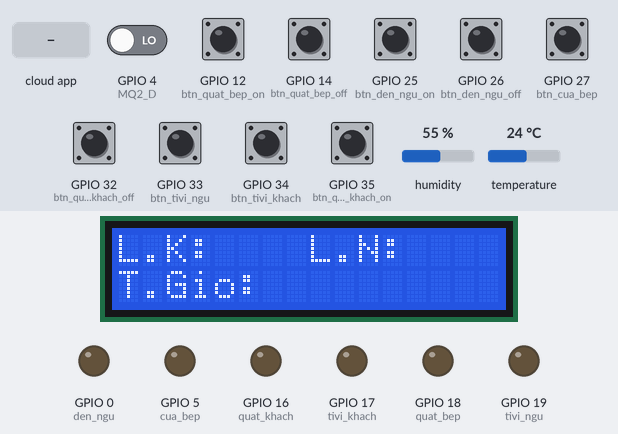
Simulated run of this sketch. Board: ESP32. Shown: 16×2 character LCD, output pins drawn as LEDs (lit = HIGH). The test bench sets the inputs (shaded band); at power-on: GPIO 4 (MQ2_D), GPIO 12 (btn_quat_bep_on), GPIO 14 (btn_quat_bep_off), GPIO 25 (btn_den_ngu_on), GPIO 26 (btn_den_ngu_off), GPIO 27 (btn_cua_bep), GPIO 32 (btn_quat_khach_off), GPIO 33 (btn_tivi_ngu), GPIO 34 (btn_tivi_khach), GPIO 35 (btn_quat_khach_on) LOW, humidity 55 %, temperature 24 °C. WiFi joins after 1.5 s; servers stay silent unless stated; the Firebase database answers and starts empty; what the sketch prints to the serial monitor is not drawn.

Above: at 2.7 s.
2.8 s: the phone or cloud app sets Quat to 1
At 7.0 s:
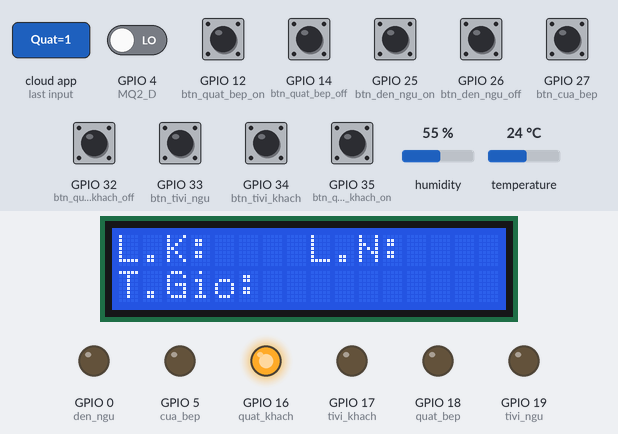
8.2 s: the phone or cloud app sets TiVi to 1
At 12.7 s:
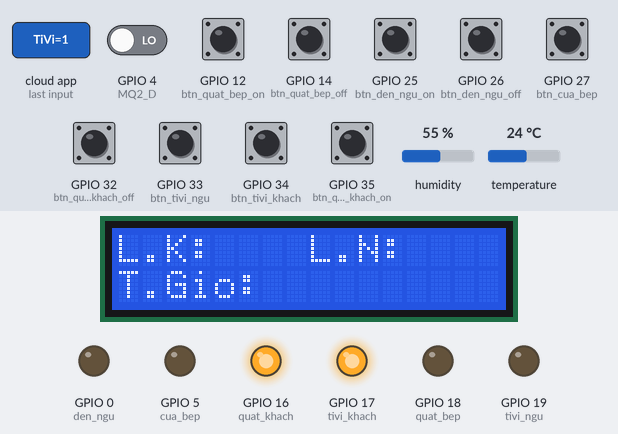
13.4 s: GPIO 12 (btn_quat_bep_on) pulled HIGH for 0.15 s
At 18.5 s:
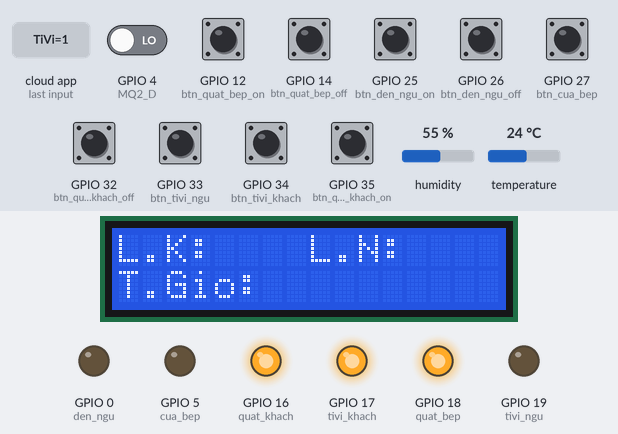
18.8 s: GPIO 25 (btn_den_ngu_on) pulled HIGH for 0.15 s
At 22.4 s:
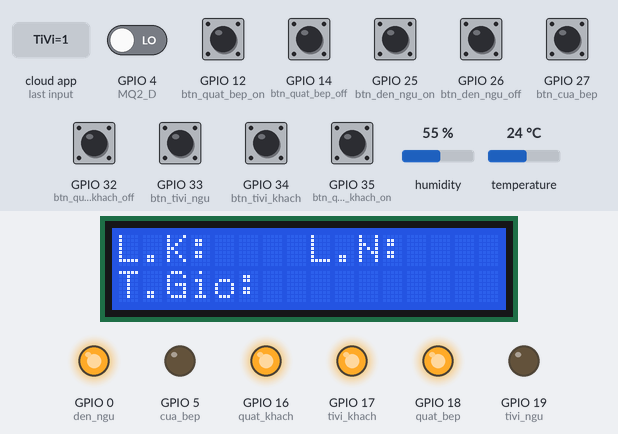
23.5 s: GPIO 27 (btn_cua_bep) pulled HIGH for 0.15 s
At 28.4 s:
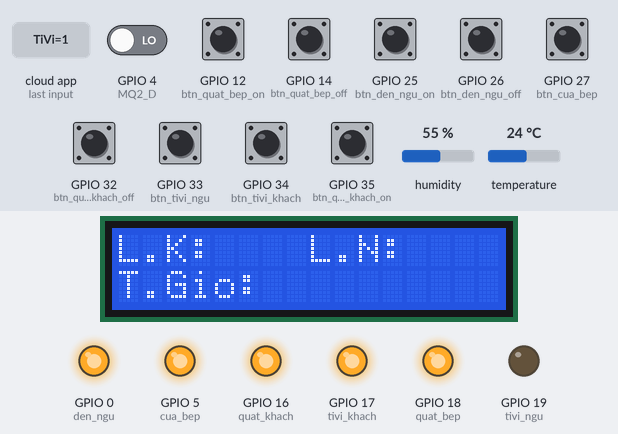
29.0 s: GPIO 32 (btn_quat_khach_off) pulled HIGH for 0.15 s
At 32.2 s:
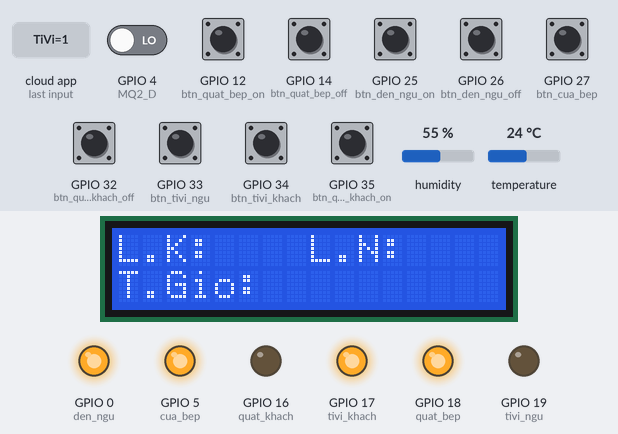
Timing chart, 0 to 33.7 s (numbered marks = the images above; inputs shaded):
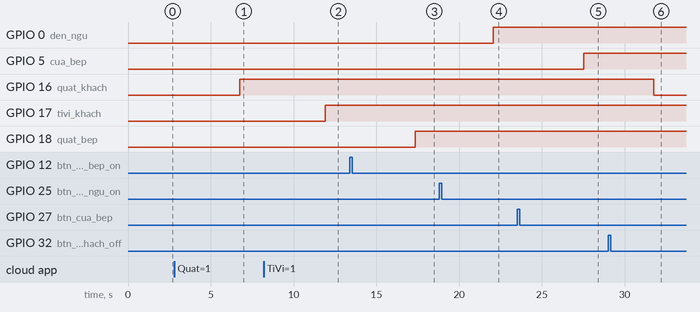

The sketch:

TT_IoTs.ino
```cpp
#define tivi_khach 17
#define quat_khach 16
#define btn_tivi_khach 34
#define btn_quat_khach_on 35
#define btn_quat_khach_off 32

#define den_ngu 0
#define tivi_ngu 19
#define btn_tivi_ngu 33
#define btn_den_ngu_on 25
#define btn_den_ngu_off 26

#define quat_bep 18
#define cua_bep 5
#define btn_cua_bep 27
#define btn_quat_bep_on 12
#define btn_quat_bep_off 14


#include <Arduino.h>
#include <DHT.h>
#include <WiFi.h>
#include <FirebaseESP32.h>
#include <addons/TokenHelper.h>
#include <addons/RTDBHelper.h>

#include <Wire.h>
#include <LiquidCrystal_I2C.h>
LiquidCrystal_I2C lcd(0X27, 16, 2);

// Define for MQ2
#define MQ2_D 4

// Define for DHT11 module
#define DHTPIN 23
DHT dht(DHTPIN, DHT11);  // chọn chân 23 cho cảm biến DHT11

// #define WIFI_SSID "eoh.io"
// #define WIFI_PASSWORD "Eoh@2020"
#define WIFI_SSID "Bong Bi"
#define WIFI_PASSWORD "khongbietmatkhau123"

/* Define the RTDB URL */
#define DATABASE_URL "tt-coso-ungdung-iots-default-rtdb.firebaseio.com"
FirebaseData fbdo;
FirebaseAuth auth;
FirebaseConfig config;
unsigned long sendDataPrevMillis = 0;


void setup() {
  Serial.begin(115200);
  dht.begin();

  // Configure for LCD_I2C
  Wire.begin(21, 22);
  lcd.init();
  lcd.backlight();

  lcd.setCursor(0, 0);
  lcd.print("L.K:");
  lcd.setCursor(8, 0);
  lcd.print("L.N:");
  lcd.setCursor(0, 1);
  lcd.print("T.Gio:");

  // Connect wifi.....................
  WiFi.begin(WIFI_SSID, WIFI_PASSWORD);
  Serial.print("Connecting to Wi-Fi");
  while (WiFi.status() != WL_CONNECTED) {
    Serial.print(".");
    delay(300);
  }
  Serial.println();
  Serial.print("Connected with IP: ");
  Serial.println(WiFi.localIP());
  Serial.println();

  Serial.printf("Firebase Client v%s\n\n", FIREBASE_CLIENT_VERSION);
  config.database_url = DATABASE_URL;
  config.signer.test_mode = true;
  Firebase.reconnectNetwork(true);
  Firebase.begin(&config, &auth);
  Firebase.setDoubleDigits(5);

  pinMode(tivi_khach, OUTPUT);
  pinMode(quat_khach, OUTPUT);
  pinMode(btn_tivi_khach, INPUT);
  pinMode(btn_quat_khach_on, INPUT);
  pinMode(btn_quat_khach_off, INPUT);

  pinMode(den_ngu, OUTPUT);
  pinMode(tivi_ngu, OUTPUT);
  pinMode(btn_tivi_ngu, INPUT);
  pinMode(btn_den_ngu_on, INPUT);
  pinMode(btn_den_ngu_off, INPUT);

  pinMode(quat_bep, OUTPUT);
  pinMode(cua_bep, OUTPUT);
  pinMode(btn_cua_bep, INPUT);
  pinMode(btn_quat_bep_on, INPUT);
  pinMode(btn_quat_bep_off, INPUT);

  pinMode(MQ2_D, INPUT);
}

void loop() {

  int khiGas = digitalRead(MQ2_D);
  float humi = dht.readHumidity();     // Get humidity value from the DHT11 sensor
  float temp = dht.readTemperature();  // Get temperature value from the DHT11 sensor

  // Nut nhan Tivi phong khach
  if (digitalRead(btn_tivi_khach)) {
    delay(1);
    if (digitalRead(btn_tivi_khach)) {
      Serial.printf("Set bool PhongKhach -> TiVi %s\n", Firebase.setBool(fbdo, F("/PhongKhach/TiVi"), !digitalRead(tivi_khach)) ? "ok" : fbdo.errorReason().c_str());
      while (digitalRead(btn_tivi_khach))
        ;
    }
  }

  // Nut nhan bat quat phong khach
  if (digitalRead(btn_quat_khach_on)) {
    delay(1);
    if (digitalRead(btn_quat_khach_on)) {
      Serial.printf("Set bool PhongKhach -> Quat %s\n", Firebase.setBool(fbdo, F("/PhongKhach/Quat"), 1) ? "ok" : fbdo.errorReason().c_str());
      while (digitalRead(btn_quat_khach_on))
        ;
    }
  }

  // Nut nhan tat quat phong khach
  if (digitalRead(btn_quat_khach_off)) {
    delay(1);
    if (digitalRead(btn_quat_khach_off)) {
      Serial.printf("Set bool PhongKhach -> Quat %s\n", Firebase.setBool(fbdo, F("/PhongKhach/Quat"), 0) ? "ok" : fbdo.errorReason().c_str());
      while (digitalRead(btn_quat_khach_off))
        ;
    }
  }

  // Nut nhan Tivi phong ngu
  if (digitalRead(btn_tivi_ngu)) {
    delay(1);
    if (digitalRead(btn_tivi_ngu)) {
      Serial.printf("Set bool PhongNgu -> TiVi %s\n", Firebase.setBool(fbdo, F("/PhongNgu/TiVi"), !digitalRead(tivi_ngu)) ? "ok" : fbdo.errorReason().c_str());
      while (digitalRead(btn_tivi_ngu))
        ;
    }
  }

  // Nut nhan bat den phong ngu
  if (digitalRead(btn_den_ngu_on)) {
    delay(1);
    if (digitalRead(btn_den_ngu_on)) {
      Serial.printf("Set bool PhongNgu -> Den %s\n", Firebase.setBool(fbdo, F("/PhongNgu/Den"), 1) ? "ok" : fbdo.errorReason().c_str());
      while (digitalRead(btn_den_ngu_on))
        ;
    }
  }

  // Nut nhan tat den phong ngu
  if (digitalRead(btn_den_ngu_off)) {
    delay(1);
    if (digitalRead(btn_den_ngu_off)) {
      Serial.printf("Set bool PhongNgu -> Den %s\n", Firebase.setBool(fbdo, F("/PhongNgu/Den"), 0) ? "ok" : fbdo.errorReason().c_str());
      while (digitalRead(btn_den_ngu_off))
        ;
    }
  }

  //  nut nhan cua phong bep
  if (digitalRead(btn_cua_bep)) {
    delay(1);
    if (digitalRead(btn_cua_bep)) {
      Serial.printf("Set bool NhaBep -> CuaBep %s\n", Firebase.setBool(fbdo, F("/NhaBep/CuaBep"), !digitalRead(cua_bep)) ? "ok" : fbdo.errorReason().c_str());
      while (digitalRead(btn_cua_bep))
        ;
    }
  }

  // Nut nhan bat cua phong bep
  if (digitalRead(btn_quat_bep_on)) {
    delay(1);
    if (digitalRead(btn_quat_bep_on)) {
      Serial.printf("Set bool NhaBep -> Quat %s\n", Firebase.setBool(fbdo, F("/NhaBep/Quat"), 1) ? "ok" : fbdo.errorReason().c_str());
      while (digitalRead(btn_quat_bep_on))
        ;
    }
  }

  // Nut nhan tat cua phong bep
  if (digitalRead(btn_quat_bep_off)) {
    delay(1);
    if (digitalRead(btn_quat_bep_off)) {
      Serial.printf("Set bool NhaBep -> Quat %s\n", Firebase.setBool(fbdo, F("/NhaBep/Quat"), 0) ? "ok" : fbdo.errorReason().c_str());
      while (digitalRead(btn_quat_bep_off))
        ;
    }
  }


  // Gui du lieu len firebase
  if (Firebase.ready() && (millis() - sendDataPrevMillis > 5000 || sendDataPrevMillis == 0)) {
    sendDataPrevMillis = millis();

    // Quat phong khach
    bool firebase_quat_khach;
    Serial.printf("Get bool ref PhongKhach -> Quat: %s\n", Firebase.getBool(fbdo, F("/PhongKhach/Quat"), &firebase_quat_khach) ? firebase_quat_khach ? "ON" : "OFF" : fbdo.errorReason().c_str());
    firebase_quat_khach ? digitalWrite(quat_khach, HIGH) : digitalWrite(quat_khach, LOW);

    //Tivi phong khach
    bool firebase_tivi_khach;
    Serial.printf("Get bool ref PhongKhach -> TiVi: %s\n", Firebase.getBool(fbdo, F("/PhongKhach/TiVi"), &firebase_tivi_khach) ? firebase_tivi_khach ? "ON" : "OFF" : fbdo.errorReason().c_str());
    firebase_tivi_khach ? digitalWrite(tivi_khach, HIGH) : digitalWrite(tivi_khach, LOW);

    // Den phong ngu
    bool firebase_den_ngu;
    Serial.printf("Get bool ref PhongNgu -> Den: %s\n", Firebase.getBool(fbdo, F("/PhongNgu/Den"), &firebase_den_ngu) ? firebase_den_ngu ? "ON" : "OFF" : fbdo.errorReason().c_str());
    firebase_den_ngu ? digitalWrite(den_ngu, HIGH) : digitalWrite(den_ngu, LOW);

    // Tivi phong ngu
    bool firebase_tivi_ngu;
    Serial.printf("Get bool ref PhongNgu -> TiVi: %s\n", Firebase.getBool(fbdo, F("/PhongNgu/TiVi"), &firebase_tivi_ngu) ? firebase_tivi_ngu ? "ON" : "OFF" : fbdo.errorReason().c_str());
    firebase_tivi_ngu ? digitalWrite(tivi_ngu, HIGH) : digitalWrite(tivi_ngu, LOW);

    // Quat nha bep
    bool firebase_quat_bep;
    Serial.printf("Get bool ref NhaBep -> Quat: %s\n", Firebase.getBool(fbdo, F("/NhaBep/Quat"), &firebase_quat_bep) ? firebase_quat_bep ? "ON" : "OFF" : fbdo.errorReason().c_str());
    firebase_quat_bep ? digitalWrite(quat_bep, HIGH) : digitalWrite(quat_bep, LOW);

    // Cua nha bep
    bool firebase_cua_bep;
    Serial.printf("Get bool ref NhaBep -> CuaBep: %s\n", Firebase.getBool(fbdo, F("/NhaBep/CuaBep"), &firebase_cua_bep) ? firebase_cua_bep ? "ON" : "OFF" : fbdo.errorReason().c_str());
    firebase_cua_bep ? digitalWrite(cua_bep, HIGH) : digitalWrite(cua_bep, LOW);


    //Check if any reads failed and exit early (to try again).
    if (isnan(humi) || isnan(temp)) {
      Serial.println(F("Failed to read from DHT sensor!"));
      return;
    }
    //Write the DHT11's value on Monitor
    Serial.print("Temperature: ");
    Serial.print(temp);
    Serial.println("ºC ");
    Serial.print("Humidity: ");
    Serial.println(humi);

    // Nhiet do, Do am
    Serial.printf("Set float NhietDo %s\n", Firebase.setFloat(fbdo, F("/NhietDo"), temp) ? "ok" : fbdo.errorReason().c_str());
    Serial.printf("Set float DoAm %s\n", Firebase.setFloat(fbdo, F("/DoAm"), humi) ? "ok" : fbdo.errorReason().c_str());
    // Khi gas
    Serial.printf("Set bool KhiGas %s\n", Firebase.setBool(fbdo, F("/KhiGas"), !khiGas) ? "ok" : fbdo.errorReason().c_str());

    // Loa phong khach
    if (Firebase.getString(fbdo, F("/PhongKhach/Loa"))) {
      lcd.setCursor(4, 0);
      lcd.print(fbdo.to<const char *>());
    }

    // Loa phong ngu
    if (Firebase.getString(fbdo, F("/PhongNgu/Loa"))) {
      lcd.setCursor(12, 0);
      lcd.print(fbdo.to<const char *>());
    }

    // May thong gio nha bep
    if (Firebase.getString(fbdo, F("/NhaBep/MayThongGio"))) {
      lcd.setCursor(6, 1);
      lcd.print(fbdo.to<const char *>());
    }
  }
}
```

Measured:
- after the input at 2.8 s, GPIO 16 (quat_khach): LOW → HIGH after 4.0 s
- after the input at 8.2 s, GPIO 17 (tivi_khach): LOW → HIGH after 3.7 s
- after the input at 13.4 s, GPIO 18 (quat_bep): LOW → HIGH after 4.0 s
- after the input at 18.8 s, GPIO 0 (den_ngu): LOW → HIGH after 3.3 s
- after the input at 23.5 s, GPIO 5 (cua_bep): LOW → HIGH after 4.0 s
- after the input at 29.0 s, GPIO 16 (quat_khach): HIGH → LOW after 2.8 s
